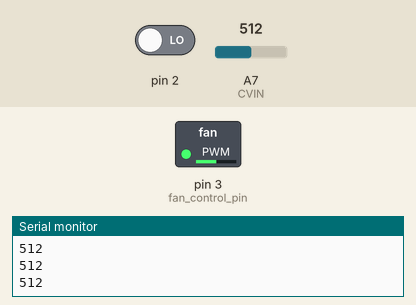
A sketch run on a simulated Arduino Nano, built with avr-gcc and run on an emulated ATmega328P. On the bench: switched loads named in the sketch (green lamp = pin HIGH), the last lines printed to the serial monitor. The test bench sets the inputs (shaded band); at power-on: A7 (CVIN) = 512, pin 2 LOW.

Above: at 1.2 s.
1.3 s: A7 (CVIN) set to 716
At 2.2 s:
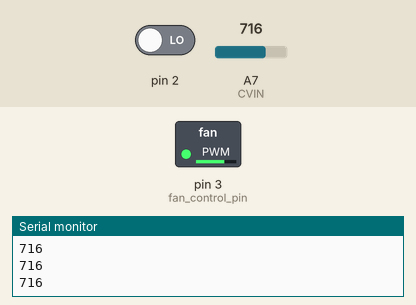
2.8 s: A7 (CVIN) set to 900
At 3.5 s:
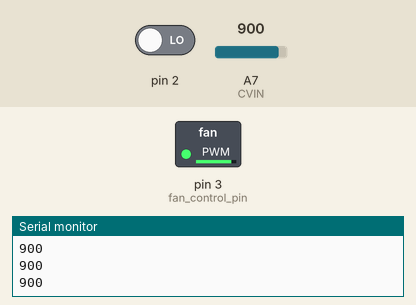
4.3 s: A7 (CVIN) set to 122
At 5.5 s:
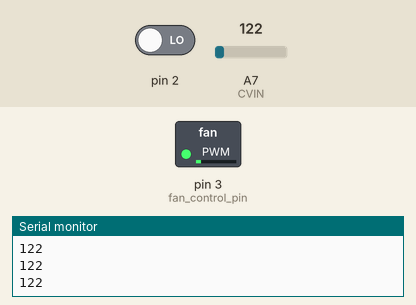
5.8 s: A7 (CVIN) set to 0
At 6.9 s:
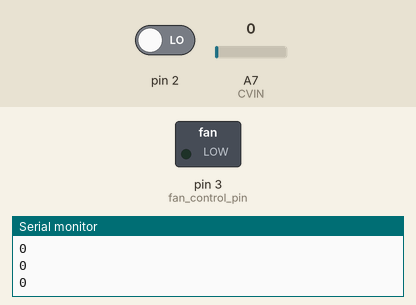
Timing chart, 0 to 8.3 s (numbered marks = the images above; inputs shaded):
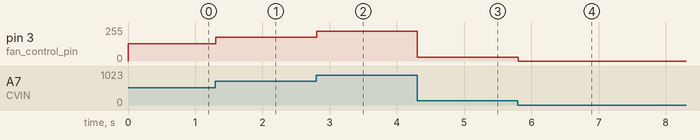

The sketch:

sketch_feb18a.ino
```cpp
const int fan_control_pin = 3;
int CVIN = A7;
int count = 0;
int pitch = 0;
unsigned long start_time;

void setup() {
  // put your setup code   here, to run once:
  pinMode(fan_control_pin, OUTPUT);
  analogWrite(fan_control_pin, 0);
  Serial.begin(9600);
  attachInterrupt(digitalPinToInterrupt(2), counter, RISING);
}

void loop() {
  pitch = analogRead(CVIN);
  Serial.println(pitch);
  analogWrite(fan_control_pin, pitch / 4);
}

void counter() {
  count++;
}
```

Measured:
- after the input at 1.3 s, pin 3 (fan_control_pin): 128/255 → 179/255 at once
- after the input at 2.8 s, pin 3 (fan_control_pin): 179/255 → 225/255 at once
- after the input at 4.3 s, pin 3 (fan_control_pin): 225/255 → 30/255 at once
- after the input at 5.8 s, pin 3 (fan_control_pin): 30/255 → 0/255 at once
